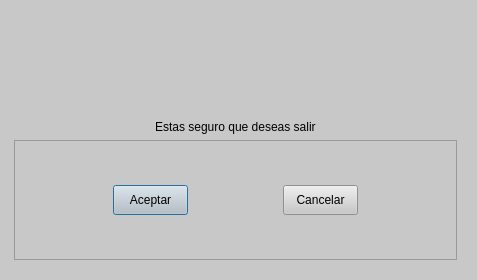
<?xml version="1.0" encoding="UTF-8"?>
<ui version="4.0">
 <class>ventanaSalir</class>
 <widget class="QDialog" name="ventanaSalir">
  <property name="windowModality">
   <enum>Qt::ApplicationModal</enum>
  </property>
  <property name="geometry">
   <rect>
    <x>0</x>
    <y>0</y>
    <width>477</width>
    <height>280</height>
   </rect>
  </property>
  <property name="contextMenuPolicy">
   <enum>Qt::NoContextMenu</enum>
  </property>
  <property name="windowTitle">
   <string>Salir de la aplicacion</string>
  </property>
  <property name="windowIcon">
   <iconset>
    <normaloff>img/3986726-man-taxi-transport-icon_112967.svg</normaloff>img/3986726-man-taxi-transport-icon_112967.svg</iconset>
  </property>
  <property name="layoutDirection">
   <enum>Qt::LeftToRight</enum>
  </property>
  <property name="styleSheet">
   <string notr="true">background-color: rgb(200, 200, 200);</string>
  </property>
  <property name="sizeGripEnabled">
   <bool>true</bool>
  </property>
  <property name="modal">
   <bool>true</bool>
  </property>
  <layout class="QHBoxLayout" name="horizontalLayout">
   <property name="spacing">
    <number>10</number>
   </property>
   <property name="sizeConstraint">
    <enum>QLayout::SetDefaultConstraint</enum>
   </property>
   <property name="leftMargin">
    <number>5</number>
   </property>
   <property name="topMargin">
    <number>5</number>
   </property>
   <item>
    <widget class="QFrame" name="frame">
     <property name="sizePolicy">
      <sizepolicy hsizetype="Expanding" vsizetype="Expanding">
       <horstretch>0</horstretch>
       <verstretch>0</verstretch>
      </sizepolicy>
     </property>
     <property name="frameShape">
      <enum>QFrame::NoFrame</enum>
     </property>
     <property name="frameShadow">
      <enum>QFrame::Plain</enum>
     </property>
     <layout class="QVBoxLayout" name="verticalLayout">
      <item alignment="Qt::AlignHCenter">
       <widget class="QLabel" name="label">
        <property name="enabled">
         <bool>true</bool>
        </property>
        <property name="sizePolicy">
         <sizepolicy hsizetype="Fixed" vsizetype="Preferred">
          <horstretch>100</horstretch>
          <verstretch>0</verstretch>
         </sizepolicy>
        </property>
        <property name="minimumSize">
         <size>
          <width>100</width>
          <height>100</height>
         </size>
        </property>
        <property name="maximumSize">
         <size>
          <width>100</width>
          <height>100</height>
         </size>
        </property>
        <property name="text">
         <string/>
        </property>
        <property name="textFormat">
         <enum>Qt::PlainText</enum>
        </property>
        <property name="pixmap">
         <pixmap>img/3986726-man-taxi-transport-icon_112967.svg</pixmap>
        </property>
        <property name="scaledContents">
         <bool>true</bool>
        </property>
        <property name="alignment">
         <set>Qt::AlignCenter</set>
        </property>
       </widget>
      </item>
      <item alignment="Qt::AlignHCenter">
       <widget class="QLabel" name="label_2">
        <property name="sizePolicy">
         <sizepolicy hsizetype="Maximum" vsizetype="Maximum">
          <horstretch>0</horstretch>
          <verstretch>0</verstretch>
         </sizepolicy>
        </property>
        <property name="minimumSize">
         <size>
          <width>0</width>
          <height>0</height>
         </size>
        </property>
        <property name="styleSheet">
         <string notr="true">color: rgb(0, 0, 0);
font: 75 14pt &quot;MS Shell Dlg 2&quot;;</string>
        </property>
        <property name="text">
         <string>Estas seguro que deseas salir</string>
        </property>
       </widget>
      </item>
      <item>
       <widget class="QFrame" name="frame_3">
        <property name="frameShape">
         <enum>QFrame::StyledPanel</enum>
        </property>
        <property name="frameShadow">
         <enum>QFrame::Raised</enum>
        </property>
        <layout class="QHBoxLayout" name="horizontalLayout_2">
         <item>
          <widget class="QPushButton" name="btnAcept">
           <property name="sizePolicy">
            <sizepolicy hsizetype="Preferred" vsizetype="Fixed">
             <horstretch>0</horstretch>
             <verstretch>0</verstretch>
            </sizepolicy>
           </property>
           <property name="minimumSize">
            <size>
             <width>75</width>
             <height>30</height>
            </size>
           </property>
           <property name="maximumSize">
            <size>
             <width>60</width>
             <height>16777215</height>
            </size>
           </property>
           <property name="styleSheet">
            <string notr="true">background-color: rgb(197, 197, 197);
border-radiu:8px;</string>
           </property>
           <property name="text">
            <string>Aceptar</string>
           </property>
           <property name="icon">
            <iconset>
             <normaloff>img/OkIco.svg</normaloff>img/OkIco.svg</iconset>
           </property>
          </widget>
         </item>
         <item>
          <widget class="QPushButton" name="btnCancelar">
           <property name="minimumSize">
            <size>
             <width>75</width>
             <height>30</height>
            </size>
           </property>
           <property name="maximumSize">
            <size>
             <width>60</width>
             <height>16777215</height>
            </size>
           </property>
           <property name="text">
            <string>Cancelar</string>
           </property>
           <property name="icon">
            <iconset>
             <normaloff>img/CancelIco.ico</normaloff>img/CancelIco.ico</iconset>
           </property>
          </widget>
         </item>
        </layout>
       </widget>
      </item>
     </layout>
    </widget>
   </item>
  </layout>
 </widget>
 <resources/>
 <connections/>
</ui>
